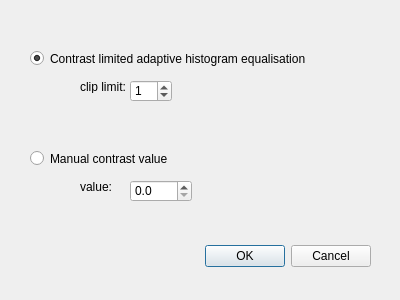
<?xml version="1.0" encoding="UTF-8"?>
<ui version="4.0">
 <class>ContrastDialog</class>
 <widget class="QDialog" name="ContrastDialog">
  <property name="windowModality">
   <enum>Qt::ApplicationModal</enum>
  </property>
  <property name="geometry">
   <rect>
    <x>0</x>
    <y>0</y>
    <width>400</width>
    <height>300</height>
   </rect>
  </property>
  <property name="windowTitle">
   <string>Dialog</string>
  </property>
  <widget class="QDialogButtonBox" name="buttonBox">
   <property name="geometry">
    <rect>
     <x>30</x>
     <y>240</y>
     <width>341</width>
     <height>32</height>
    </rect>
   </property>
   <property name="orientation">
    <enum>Qt::Horizontal</enum>
   </property>
   <property name="standardButtons">
    <set>QDialogButtonBox::Cancel|QDialogButtonBox::Ok</set>
   </property>
  </widget>
  <widget class="QRadioButton" name="radioBtnCLAHE">
   <property name="geometry">
    <rect>
     <x>30</x>
     <y>50</y>
     <width>281</width>
     <height>17</height>
    </rect>
   </property>
   <property name="text">
    <string>Contrast limited adaptive histogram equalisation</string>
   </property>
   <property name="checked">
    <bool>true</bool>
   </property>
  </widget>
  <widget class="QRadioButton" name="radioBtnManual">
   <property name="geometry">
    <rect>
     <x>30</x>
     <y>150</y>
     <width>321</width>
     <height>17</height>
    </rect>
   </property>
   <property name="text">
    <string>Manual contrast value</string>
   </property>
  </widget>
  <widget class="QLabel" name="label">
   <property name="geometry">
    <rect>
     <x>80</x>
     <y>80</y>
     <width>47</width>
     <height>13</height>
    </rect>
   </property>
   <property name="text">
    <string>clip limit:</string>
   </property>
  </widget>
  <widget class="QSpinBox" name="spinBox">
   <property name="geometry">
    <rect>
     <x>130</x>
     <y>80</y>
     <width>42</width>
     <height>22</height>
    </rect>
   </property>
   <property name="value">
    <number>1</number>
   </property>
  </widget>
  <widget class="QLabel" name="label_2">
   <property name="geometry">
    <rect>
     <x>80</x>
     <y>180</y>
     <width>47</width>
     <height>13</height>
    </rect>
   </property>
   <property name="text">
    <string>value:</string>
   </property>
  </widget>
  <widget class="QDoubleSpinBox" name="doubleSpinBox">
   <property name="geometry">
    <rect>
     <x>130</x>
     <y>180</y>
     <width>62</width>
     <height>22</height>
    </rect>
   </property>
   <property name="decimals">
    <number>1</number>
   </property>
   <property name="maximum">
    <double>10.000000000000000</double>
   </property>
   <property name="singleStep">
    <double>0.100000000000000</double>
   </property>
  </widget>
 </widget>
 <resources/>
 <connections>
  <connection>
   <sender>buttonBox</sender>
   <signal>accepted()</signal>
   <receiver>ContrastDialog</receiver>
   <slot>accept()</slot>
   <hints>
    <hint type="sourcelabel">
     <x>248</x>
     <y>254</y>
    </hint>
    <hint type="destinationlabel">
     <x>157</x>
     <y>274</y>
    </hint>
   </hints>
  </connection>
  <connection>
   <sender>buttonBox</sender>
   <signal>rejected()</signal>
   <receiver>ContrastDialog</receiver>
   <slot>reject()</slot>
   <hints>
    <hint type="sourcelabel">
     <x>316</x>
     <y>260</y>
    </hint>
    <hint type="destinationlabel">
     <x>286</x>
     <y>274</y>
    </hint>
   </hints>
  </connection>
 </connections>
</ui>
